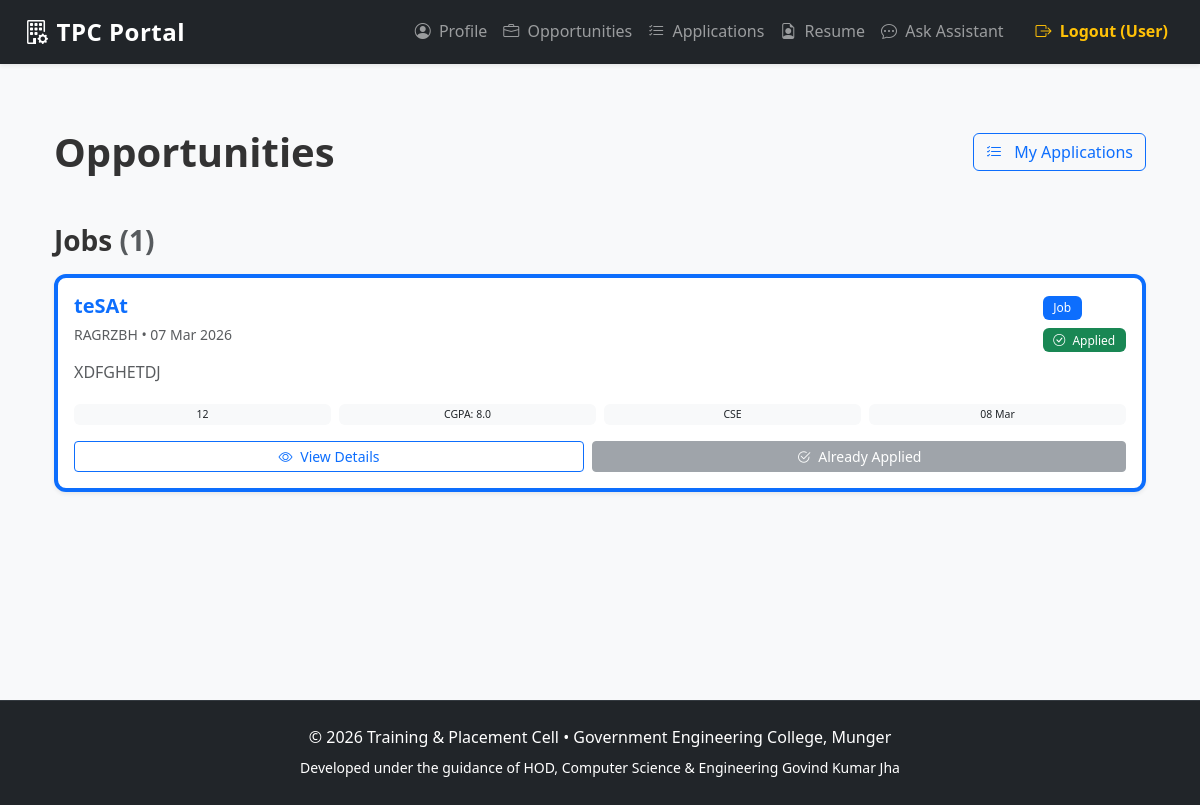
The app's page /student/opportunities (signed in) with its own data.
### app/models.py (models this page shows, shortened)
class Opportunity(db.Model):
    __tablename__ = 'opportunities'
    id = db.Column(db.Integer, primary_key=True)
    title = db.Column(db.String(200), nullable=False)
    type = db.Column(db.String(50), nullable=False)  # e.g. Job, Internship, Session, Hackathon, Bootcamp, Seminar
    organizer = db.Column(db.String(150))
    company_name = db.Column(db.String(150))
    description = db.Column(db.Text)
    requirements = db.Column(db.Text)  # JSON string or newline-separated list
    date = db.Column(db.DateTime)
    mode = db.Column(db.String(50))
    ctc = db.Column(db.String(50))  # e.g. "12 LPA", "500/month"
    min_cgpa = db.Column(db.Float)  # Minimum CGPA required
    allowed_branches = db.Column(db.Text)  # comma-separated
    deadline = db.Column(db.DateTime)  # Application deadline
    created_at = db.Column(db.DateTime, default=datetime.utcnow)

### app/student/routes.py (the view)
@bp.route('/opportunities')
@student_required
def browse_opportunities():
    page = request.args.get('page', 1, type=int)
    user_id = session['user_id']
    profile = StudentProfile.query.filter_by(user_id=user_id).first()
    if not profile:
        flash('Please complete your profile before browsing opportunities.', 'warning')
        return redirect(url_for('student.profile'))
    opportunities = Opportunity.query.order_by(Opportunity.created_at.desc()).all()
    opp_list = []
    for opp in opportunities:
        eligible = True
        already_applied = False
        if opp.type in ['Job', 'Internship']:
            allowed = [b.strip().upper() for b in (opp.allowed_branches or '').split(',') if b.strip()]
            is_deadline_valid = not opp.deadline or datetime.utcnow() < opp.deadline
            if opp.min_cgpa:
                eligible = (profile.cgpa >= opp.min_cgpa and
                           (not allowed or profile.branch in allowed) and
                           not profile.has_backlog and
                           is_deadline_valid)
            already_applied = Application.query.filter_by(
                student_id=user_id,
                opportunity_id=opp.id
            ).first() is not None
        opp_list.append({
            'opportunity': opp,
            'eligible': eligible,
            'applied': already_applied
        })
    return render_template('student/opportunities.html',
                          opportunities=opportunities,
                          opp_list=opp_list,
                          profile=profile,
                          now=datetime.utcnow())

### app/student/routes.py (called while the page is built)
def student_required(f):
    @wraps(f)
    def decorated_function(*args, **kwargs):
        if 'user_id' not in session or session.get('role') != 'Student':
            flash('This area is only for students. Please log in.', 'warning')
            return redirect(url_for('auth.login'))
        return f(*args, **kwargs)
    return decorated_function

### templates/student/opportunities.html (shortened to what this page needs)
{% extends "base.html" %}
{% block content %}
<div class="container-fluid py-4">
    <div class="d-flex justify-content-between align-items-center mb-4">
        <h1 class="mb-0">Opportunities</h1>
        <a href="{{ url_for('student.applications') }}" class="btn btn-outline-primary">
            <i class="bi bi-list-check me-2"></i> My Applications
        </a>
    </div>
    {% if opportunities %}
        {% set types = ['Job', 'Internship', 'Session', 'Hackathon', 'Bootcamp', 'Seminar'] %}
        {% set plural = {
            'Job':'Jobs',
            'Internship':'Internships',
            'Session':'Sessions',
            'Hackathon':'Hackathons',
            'Bootcamp':'Bootcamps',
            'Seminar':'Seminars'
        } %}
        {% for t in types %}
            {% set items = opp_list | selectattr('opportunity.type','equalto', t) | list %}
            {% if items %}
                <h3 class="mt-5 mb-3">
                    {{ plural[t] }}
                    <span class="text-muted">({{ items|length }})</span>
                </h3>
                <div class="row g-3">
                    {% for item in items %}
                        <div class="col-12">
                            <div class="card shadow-sm border-start border-4 border-primary h-100">
                                <div class="card-body">
                                    <div class="d-flex justify-content-between align-items-start mb-2">
                                        <div>
                                            <h5 class="mb-1">
                                                <a href="{{ url_for('student.view_opportunity', opp_id=item.opportunity.id) }}"
                                                   class="text-decoration-none">
                                                    {{ item.opportunity.title }}
                                                </a>
                                            </h5>
                                            <small class="text-muted">
                                                {{ item.opportunity.organizer or item.opportunity.company_name or 'Posted by Admin' }}
                                                •
                                                {{ item.opportunity.date.strftime('%d %b %Y') if item.opportunity.date else 'TBA' }}
                                            </small>
                                        </div>
                                        <div>
                                            <span class="badge bg-primary mb-2">
                                                {{ item.opportunity.type }}
                                            </span>
                                            {% if item.opportunity.type in ['Job', 'Internship'] %}
                                                {% if item.applied %}
                                                    <span class="badge bg-success d-block">
                                                        <i class="bi bi-check-circle me-1"></i> Applied
                                                    </span>
                                                {% elif item.eligible %}
                                                    <span class="badge bg-info d-block">
                                                        <i class="bi bi-check-circle me-1"></i> Eligible
                                                    </span>
                                                {% else %}
                                                    <span class="badge bg-danger d-block">
                                                        <i class="bi bi-x-circle me-1"></i> Not Eligible
                                                    </span>
                                                {% endif %}
                                            {% endif %}
                                        </div>
                                    </div>
                                    <p class="mb-3 text-muted">
                                        {{ item.opportunity.description | truncate(160) }}
                                    </p>
                                    {% if item.opportunity.type in ['Job', 'Internship'] %}
                                        <div class="row g-2 mb-3 small">
                                            <div class="col-md-3">
                                                <span class="badge bg-light text-dark w-100">
                                                    {{ item.opportunity.ctc or 'CTC —' }}
                                                </span>
                                            </div>
                                            <div class="col-md-3">
                                                <span class="badge bg-light text-dark w-100">
                                                    CGPA: {{ item.opportunity.min_cgpa or '—' }}
                                                </span>
                                            </div>
                                            <div class="col-md-3">
                                                <span class="badge bg-light text-dark w-100">
                                                    {{ item.opportunity.allowed_branches or 'All Branches' }}
                                                </span>
                                            </div>
                                            <div class="col-md-3">
                                                <span class="badge bg-light text-dark w-100">
                                                    {{ item.opportunity.deadline.strftime('%d %b') if item.opportunity.deadline else 'TBA' }}
                                                </span>
                                            </div>
                                        </div>
                                    {% endif %}
                                    <div class="d-flex gap-2">
                                        <a href="{{ url_for('student.view_opportunity', opp_id=item.opportunity.id) }}"
                                           class="btn btn-sm btn-outline-primary flex-grow-1">
                                            <i class="bi bi-eye me-1"></i> View Details
                                        </a>
                                        {% if item.opportunity.type in ['Job', 'Internship'] %}
                                            {% if item.applied %}
                                                <button class="btn btn-sm btn-secondary flex-grow-1" disabled>
                                                    <i class="bi bi-check2-circle me-1"></i> Already Applied
                                                </button>
                                            {% else %}
                                                <button class="btn btn-sm btn-outline-danger flex-grow-1" disabled>
                                                    <i class="bi bi-x-circle me-1"></i> Not Eligible
                                                </button>
                                            {% endif %}
                                        {% else %}
                                            <a href="{{ url_for('student.view_opportunity', opp_id=item.opportunity.id) }}"
                                               class="btn btn-sm btn-info flex-grow-1">
                                                <i class="bi bi-info-circle me-1"></i> Learn More
                                            </a>
                                        {% endif %}
                                    </div>
                                </div>
                            </div>
                        </div>
                    {% endfor %}
                </div>
            {% endif %}
        {% endfor %}
    {% endif %}
</div>
{% endblock %}

### static/css/styles.css (style rules this page uses)
:root { --primary: #0d6efd; --primary-dark: #0b5ed7; --success: #198754; --warning: #ffc107; --danger: #dc3545; --info: #0dcaf0; --light-bg: #f8f9fa; --dark-bg: #212529; }
body { font-family: 'Segoe UI', system-ui, -apple-system, sans-serif; background-color: var(--light-bg); color: #333; line-height: 1.6; }
h1, h2, h3, h4, h5, h6 { font-weight: 600; }
.card { border-radius: 12px; overflow: hidden; }
.shadow-sm { box-shadow: 0 0.125rem 0.25rem rgba(0, 0, 0, 0.075) !important; }
.btn { font-weight: 500; transition: all 0.15s ease; white-space: nowrap; }
.badge { font-weight: 500; padding: 0.5em 0.9em; }

### records on screen
Opportunity: opportunity "teSAt", opportunity "RAGRZBH", opportunity "07 Mar 2026", opportunity.type "Job", opportunity.description "XDFGHETDJ", opportunity "12", opportunity "8.0", opportunity "CSE", opportunity.deadline "08 Mar"

### other values on screen
{{ session.username if 'username' in session else 'User' }} "User"
{{ plural[t] }} "Jobs"
{{ items|length }} "1"
